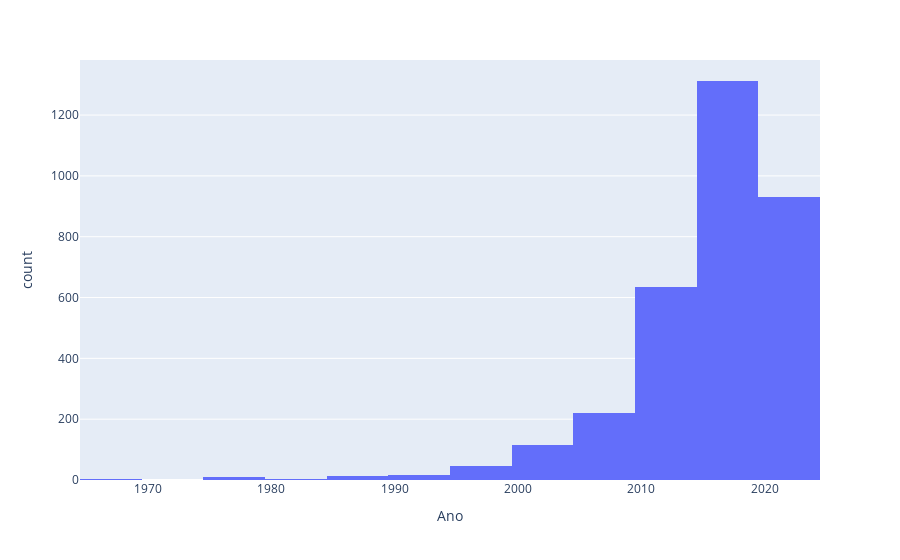

The cell this chart's notebook holds for it:
### Code cell
fig = px.histogram(df, x="Ano",nbins=k)
fig.show()

### Figure 1 — Plotly figure (JSON) as saved in the notebook; plotly's stock layout.template omitted (floating-point values rounded to 4 significant figures; data arrays with more than 128 entries replaced by an {"elided": "..."} marker saying what was removed)
{"data": [{"alignmentgroup": "True", "bingroup": "x", "hovertemplate": "Ano=%{x}<br>count=%{y}<extra></extra>", "legendgroup": "", "marker": {"color": "#636efa", "pattern": {"shape": ""}}, "name": "", "nbinsx": 12, "offsetgroup": "", "orientation": "v", "showlegend": false, "type": "histogram", "x": {"elided": "3305 int values"}, "xaxis": "x", "yaxis": "y"}], "layout": {"barmode": "relative", "legend": {"tracegroupgap": 0}, "margin": {"t": 60}, "xaxis": {"anchor": "y", "domain": [0, 1], "title": {"text": "Ano"}}, "yaxis": {"anchor": "x", "domain": [0, 1], "title": {"text": "count"}}}}
